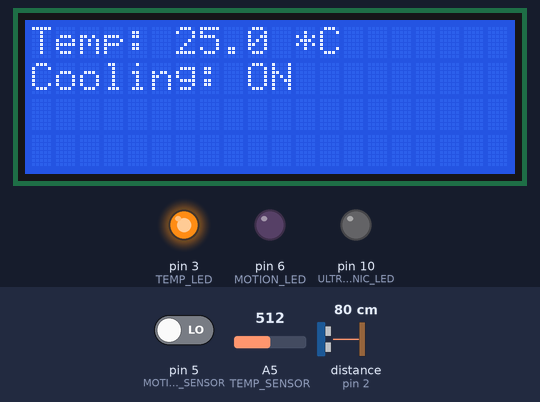
Bench run of a sketch on a simulated Arduino Uno, built with avr-gcc and run on an emulated ATmega328P. Shown: 20×4 character LCD, output pins drawn as LEDs (lit = HIGH). Wiring (from diagram.json): ultrasonic range finder: trigger pin 9; echo pin 2. The inputs (shaded band) are chosen by the test bench; at power-on: pin 5 (MOTION_SENSOR) LOW, A5 (TEMP_SENSOR) = 512, distance to the obstacle (sensor on pin 2) 80 cm. The echo pulse lasts 58.3 µs per cm; random numbers use the default seed unless the sketch sets one; pins used as bus, display or sensor lines are not drawn; what the sketch prints to the serial monitor is not drawn.

Above: at 2.7 s.
2.8 s: pin 5 (MOTION_SENSOR) driven HIGH
At 6.9 s:
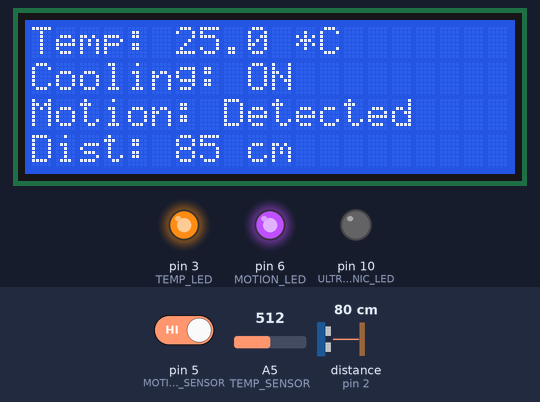
11.3 s: A5 (TEMP_SENSOR) set to 535
At 13.7 s:
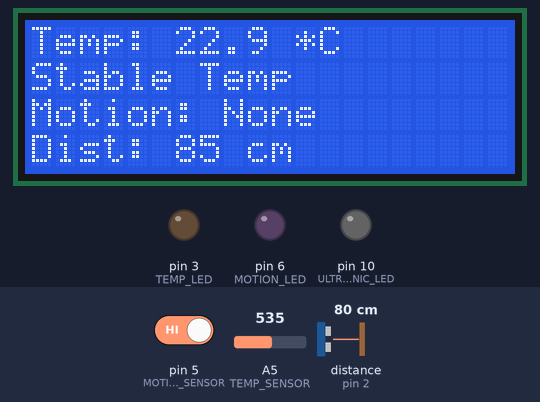
19.9 s: A5 (TEMP_SENSOR) set to 572
At 22.6 s:
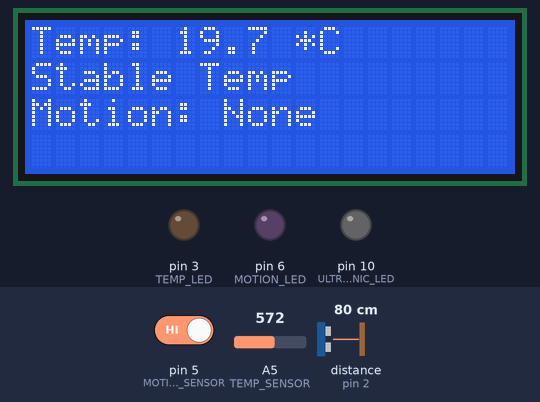
24.5 s: A5 (TEMP_SENSOR) set to 589
At 26.7 s:
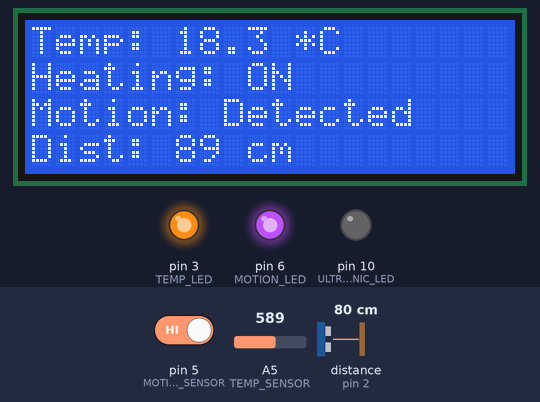
32.9 s: distance to the obstacle (sensor on pin 2) set to 12 cm
At 39.3 s:
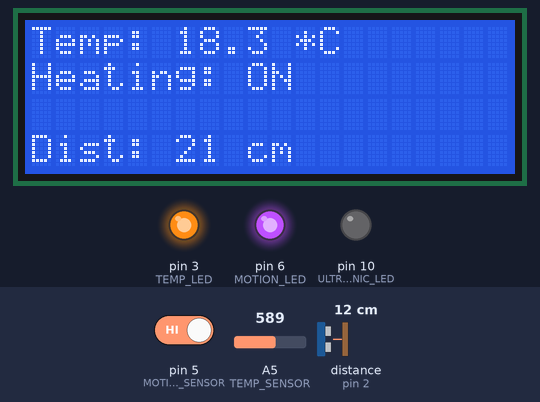
39.4 s: distance to the obstacle (sensor on pin 2) set to 9 cm
At 43.5 s:
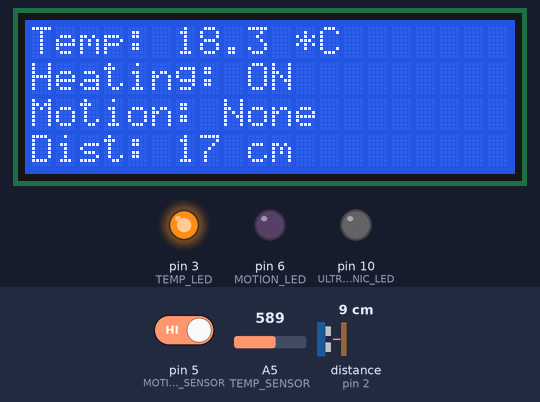
Timing chart, 0 to 62.2 s (numbered marks = the images above; inputs shaded):
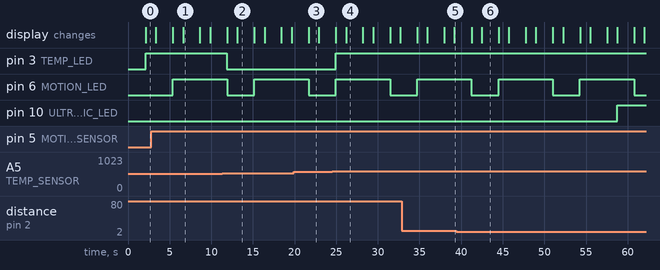

Measured:
- the behaviour switches between 522 and 523 on A5 (TEMP_SENSOR) (found by bisection; images 1 and 2)
- the behaviour switches between 580 and 581 on A5 (TEMP_SENSOR) (found by bisection; images 3 and 4)
- the behaviour switches between 11 and 10 cm on distance to the obstacle (sensor on pin 2) (found by bisection; images 5 and 6)
- after the input at 2.8 s, pin 6 (MOTION_LED): LOW → HIGH after 2.6 s
- after the input at 11.3 s, pin 3 (TEMP_LED): HIGH → LOW after 0.58 s
- after the input at 24.5 s, pin 3 (TEMP_LED): LOW → HIGH after 0.43 s
- after the input at 39.4 s, pin 10 (ULTRASONIC_LED): LOW → HIGH after 19.3 s

The sketch:

sketch.ino
```cpp
#include <LiquidCrystal_I2C.h>

// Initializing the LCD
LiquidCrystal_I2C lcd(0x27, 20, 4);

// Defining pins for the temperature sensor and its LED
#define TEMP_SENSOR A5
#define TEMP_LED 3

// Defining pins for the motion sensor and its LED
#define MOTION_SENSOR 5
#define MOTION_LED 6

// Defining pins for the ultrasonic sensor and its LED
#define ULTRASONIC_SENSOR_ECHO 2
#define ULTRASONIC_SENSOR_TRIG 9
#define ULTRASONIC_LED 10

// Variables to monitor motion detection
bool motionDetected = false;
int motionStatus = 0;
unsigned long motionTimer = 0;

void setup() {
  // Initialize LCD screen
  lcd.init();
  lcd.backlight();

  // Start serial communication
  Serial.begin(9600);

  // Display initial message on display
  lcd.setCursor(2, 2);
  lcd.print("Welcome to Rita's Smart Home");

  // Set pin modes
  pinMode(TEMP_SENSOR, INPUT);
  pinMode(TEMP_LED, OUTPUT);
  pinMode(MOTION_SENSOR, INPUT);
  pinMode(MOTION_LED, OUTPUT);
  pinMode(ULTRASONIC_SENSOR_TRIG, OUTPUT);
  pinMode(ULTRASONIC_SENSOR_ECHO, INPUT);
  pinMode(ULTRASONIC_LED, OUTPUT);
}

void loop() {
  // Wait for 2 seconds
  delay(2000);
  lcd.clear(); // Clear LCD screen before updating

  // Read data from sensors
  senseTemperature();
  senseMotion();
  senseUltrasonicDistance();
}

/**
 * NTC Thermistor-Based Temperature Monitoring System
 *
 * Functionality:
 * - Reads the temperature using an NTC thermistor and converts it into Celsius.
 * - Displays real-time temperature on an LCD screen.
 * - Controls an LED indicator to simulate a smart cooling and heating system:
 *     - Temperature < 19°C → Heating LED ON
 *     - Temperature > 24°C → Cooling LED ON
 *     - 19°C ≤ Temperature ≤ 24°C → System remains stable, LED OFF
 *
 * Components:
 * - NTC Thermistor (Connected to TEMP_SENSOR pin)
 * - LED Indicator (Connected to TEMP_LED pin)
 * - LCD Display (Shows temperature and system status)
 *
 * Expected Behavior:
 * - Displays temperature in real-time.
 * - Activates respective LEDs based on temperature thresholds.
 */

// Function to monitor temperature with Smart on/off cooler and heater LED alert
void senseTemperature() {
  // Read analog value from temperature sensor
  int tempSensorValue = analogRead(TEMP_SENSOR);

  // Convert sensor value to temperature in Celsius
  float temperature = 1 / (log(1 / (1023.0 / tempSensorValue - 1)) / 3950 + 1.0 / 298.15) - 273.15;

  // Convert temperature to a string
  char tempStr[6];
  dtostrf(temperature, 4, 1, tempStr);

  // Display temperature on display
  lcd.setCursor(0, 0);
  lcd.print("Temp: ");
  lcd.print(tempStr);
  lcd.print(" *C  ");

  // Display heating or cooling status based on temperature range
  lcd.setCursor(0, 1);
  if (temperature < 19) {
    digitalWrite(TEMP_LED, HIGH); // Turn on heating LED
    lcd.print("Heating: ON    ");
  } else if (temperature > 24) {
    digitalWrite(TEMP_LED, HIGH); // Turn on cooling LED
    lcd.print("Cooling: ON    ");
  } else {
    digitalWrite(TEMP_LED, LOW); // Turn off LED when temperature is stable
    lcd.print("Stable Temp    ");
  }
}

/**
 * PIR (Passive Infrared) Motion Sensor System
 *
 * Functionality:
 * - Detects motion when motion is simulated, the sensor outputs HIGH and activates the LED.
 * - The LED remains ON for 5 seconds.
 * - After 5 seconds, the sensor resets and enters an inhibit period of 1.2 seconds,
 *   during which it ignores further motion.
 * - Motion status is displayed on the LCD and logged in the Serial Monitor.
 *
 * Components:
 * - PIR Motion Sensor (OUT pin connected to MOTION_SENSOR pin)
 * - LED Indicator (Connected to MOTION_LED pin)
 * - LCD Display (Shows motion detection status)
 *
 * Expected Behavior:
 * - Motion detected → LED ON, LCD updates, Serial prints "Motion detected!"
 * - After 5 seconds → LED OFF, LCD updates, Serial prints "Motion ended!"
 * - 1.2 seconds inhibit time before detecting new motion.
 */

// Function to detect motion with timed LED activation and inhibit time
void senseMotion() {
  // Read motion sensor value (HIGH if motion detected)
  motionStatus = digitalRead(MOTION_SENSOR);

  // If motion is detected for the first time
  if (motionStatus == HIGH && !motionDetected) {
    digitalWrite(MOTION_LED, HIGH); // Turn on motion LED
    motionDetected = true;
    motionTimer = millis(); // Save the current time

    // Display motion status on dislay
    lcd.setCursor(0, 2);
    lcd.print("Motion: Detected ");
    Serial.println("Motion detected!");
  }

  // If motion was detected but 5 seconds have passed, reset motion status
  if (motionDetected && millis() - motionTimer > 5000) {
    motionDetected = false;
    digitalWrite(MOTION_LED, LOW); // Turn off motion LED

    // Display no motion status on LCD
    lcd.setCursor(0, 2);
    lcd.print("Motion: None     ");
    Serial.println("Motion ended!");
  }

  // Add 1.2s inhibit time before detecting motion again
  delay(1200);
}

/**
 * Ultrasonic Distance Measurement System
 *
 * Functionality:
 * - Uses an ultrasonic sensor to measure the distance of objects.
 * - Sends an ultrasonic pulse and calculates the time taken for the echo to return.
 * - Converts the duration into a distance measurement in centimeters.
 * - Displays the measured distance on an LCD.
 * - Includes a random deviation of 5-12 cm to simulate real-world conditions.
 * - Activates an LED alert when an object is detected within 15 cm.
 *
 * Components:
 * - Ultrasonic Sensor (Trigger & Echo pins: ULTRASONIC_SENSOR_TRIG, ULTRASONIC_SENSOR_ECHO)
 * - LED Indicator (Connected to ULTRASONIC_LED pin)
 * - LCD Display (Shows measured distance)
 *
 * Expected Behavior:
 * - Displays real-time distance on the LCD.
 * - If an object is closer than 15 cm → LED ON.
 * - If an object is farther than 15 cm → LED OFF.
 * - Logs measurements to the Serial Monitor.
 */

// Function to measure distance using an ultrasonic sensor
void senseUltrasonicDistance() {
  // Send a short pulse to trigger the ultrasonic sensor
  digitalWrite(ULTRASONIC_SENSOR_TRIG, LOW);
  delayMicroseconds(2);
  digitalWrite(ULTRASONIC_SENSOR_TRIG, HIGH);
  delayMicroseconds(10);
  digitalWrite(ULTRASONIC_SENSOR_TRIG, LOW);

  // Measure the time taken for the echo pulse to return
  long duration = pulseIn(ULTRASONIC_SENSOR_ECHO, HIGH);

  // Convert time to distance (cm)
  int distance = duration * 0.034 / 2;

  // Apply a random deviation of 5-12 cm to simulate real-world noise
  int adjustedDistance = distance + random(5, 13);

  // Display distance on LCD
  lcd.setCursor(0, 3);
  lcd.print("Dist: ");
  lcd.print(adjustedDistance);
  lcd.print(" cm ");

  // If distance is less than 15 cm, turn on LED
  if (adjustedDistance < 15) {
    digitalWrite(ULTRASONIC_LED, HIGH);
  } else {
    digitalWrite(ULTRASONIC_LED, LOW);
  }

  // Print distance values to Serial Monitor for debugging
  Serial.print("Measured Distance: ");
  Serial.print(distance);
  Serial.print(" cm | Adjusted Distance: ");
  Serial.print(adjustedDistance);
  Serial.println(" cm");
}
```
